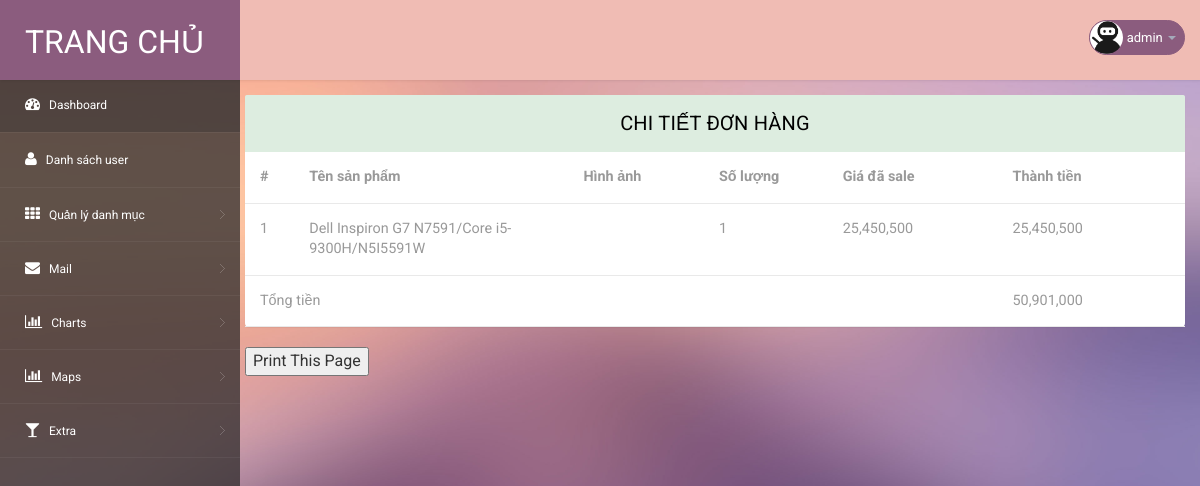
The app's page /admin/admin.php?module=chitietdonhang&id=49 (signed in) with its own data.
### tables this page shows
CREATE TABLE `tbl_oderdetail` (
  `id` int(11) NOT NULL,
  `oder_id` int(11) DEFAULT NULL,
  `id_sp` int(11) DEFAULT NULL,
  `name_sp` varchar(255) DEFAULT NULL,
  `sl` int(11) DEFAULT NULL,
  `gia_sp` int(100) DEFAULT NULL,
  `dateOder` datetime DEFAULT NULL,
  `tong_tien` float(255,0) DEFAULT NULL
);

### admin/modules/chitietdonhang.php (the view)
<?php
$id=$_GET['id'];
$sqlSelect ="SELECT * FROM tbl_oderdetail WHERE oder_id=$id ";
$result = mysqli_query($conn,$sqlSelect);
$rs=mysqli_num_rows($result);
?>
<section class="wrapper" style="margin-left: -10px; width: auto; height: auto;">
  <div class="" style="height: auto;width: auto;">
   <div class="panel panel-default">
    <div class="panel-heading">
     Chi tiết đơn hàng
   </div>
   <div>
    <table width="1435" class="table table-hover" style="width: inherit;">
      <tr>
        <th width="61">#</th>
        <th width="415">Tên sản phẩm</th>
        <th width="218">Hình ảnh</th>
        <th width="184">Số lượng</th>
        <th width="246">Giá đã sale</th>
        <th width="283">Thành tiền</th>
      </tr>
      <?php
      $i=0;
      if($rs!=0){
      while ($row = mysqli_fetch_assoc($result)) {
        $i++;
        $totals=0;
        ?>
        <tr>
          <td><?= $i ?></td>
          <td>
            <?= $row["name_sp"]?>
          </td>
          <td style="align-items: center;">
          <img style="margin-left: -30px;" src="upload/imgproduct/<?php echo $value["img1"] ?>" width="70" alt="" /></td>
          <td>
            <?= $row["sl"]?>
          </td>
          <td style="overflow: hidden;">
            <?php $price=$row['gia_sp'];
            echo number_format($price); ?>
          </td>
          <td>
            <?php
            $thanhtien=$row['tong_tien'];
            echo number_format($thanhtien);
            $totals=$thanhtien+$thanhtien;
             ?>
          </td>
        </tr>
        <?php }?>
        <tr>
          <td colspan="5">Tổng tiền</td>
          <td><?php echo number_format($totals); ?></td>
        </tr>
        <?php }else {
          echo "Lỗi nhập liệu!";
        } ?>
      </table>
    </div>
  </div>
</div>
<input type="button" id="print_button" value="Print This Page" onclick="window.print() "/>
</section>

### admin/css/style.css (style rules this page uses)
html, body { font-family: 'Roboto', sans-serif; font-size: 100%; overflow-x: hidden; background: url(../images/bg.jpg) no-repeat 0px 0px; background-size:cover; }
.wrapper { display:inline-block; margin-top:80px; padding:15px; width:100%; }
.panel-heading { position: relative; height: 57px; line-height: 57px; letter-spacing: 0.2px; color: #000; font-size: 18px; font-weight: 400; padding: 0 16px; background:#ddede0; border-top-right-radius: 2px; border-top-left-radius: 2px; text-transform: uppercase; text-align: center; }
.panel { border: none ! important; }
.table>tbody>tr>td, .table>tbody>tr>th, .table>tfoot>tr>td, .table>tfoot>tr>th, .table>thead>tr>td, .table>thead>tr>th { border-bottom: 1px solid #e9e9e9 ! important; }
.table > thead > tr > th, .table > tbody > tr > th, .table > tfoot > tr > th, .table > thead > tr > td, .table > tbody > tr > td, .table > tfoot > tr > td { border-top: none !important; }
.table td, .table>tbody>tr>td, .table>tbody>tr>th, .table>tfoot>tr>td, .table>tfoot>tr>th, .table>thead>tr>td, .table>thead>tr>th { padding: 15px!important; }
.table > thead > tr > th, .table > tbody > tr > th, .table > tfoot > tr > th, .table > thead > tr > td, .table > tbody > tr > td, .table > tfoot > tr > td { font-size: 0.9em; color: #999; border-top: none !important; }
.panel-default>.panel-heading { color: #000000 ! important; background-color: #ddede0 ! important; border-color: #ddede0 ! important; font-size: 20px; }

### records on screen
tbl_oderdetail: name_sp "Dell Inspiron G7 N7591/Core i5-9300H/N5I5591W", sl "1", gia_sp "25,450,500", tong_tien "25,450,500", tong_tien "50,901,000"

### other values on screen
$_SESSION["username"]["username"] "admin"
